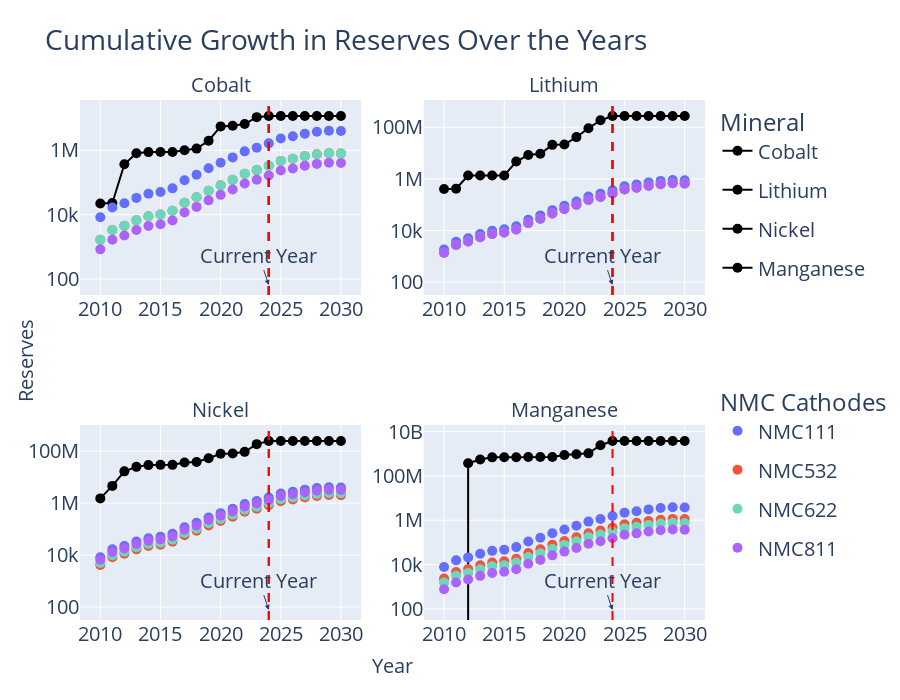

Notebook code for this chart:
### Code cell
nmc_cathodes = ["NMC111", "NMC532", "NMC622", "NMC811"]
lib_cathodes = ['LiFePO4', 'LiCoO2', 'LiCo2O4','LiTiS2','LiMn2O4', 'LiMnO2','LiNiO2','LiNiCoAlO2(0.8:0.15:0.05)']
mineral_colors =  ['#636efa','#EF553B', "#6cd7ba", '#ab63fa']
nmc_colors = dict(zip(nmc_cathodes, mineral_colors))

plot_cathodes(D, demand_by_cathode, nmc_cathodes, "NMC Cathodes", cathode_colors=nmc_colors, offset=0.1)

### Figure 1 — Plotly figure (JSON) as saved in the notebook; plotly's stock layout.template omitted (floating-point values rounded to 4 significant figures)
{"data": [{"legend": "legend", "legendgroup": "Cobalt", "marker": {"color": "black", "size": 10}, "mode": "lines+markers", "name": "Cobalt", "showlegend": true, "type": "scatter", "x": [2010, 2011, 2012, 2013, 2014, 2015, 2016, 2017, 2018, 2019, 2020, 2021, 2022, 2023, 2024, 2025, 2026, 2027, 2028, 2029, 2030], "xaxis": "x", "y": [22369, 23020, 369246, 810750, 884999, 886799, 886799, 1009810, 1137085, 1996679, 5587388, 5880880, 6602558, 10834781, 11762492, 11762492, 11762492, 11762492, 11762492, 11762492, 11762492], "yaxis": "y"}, {"legend": "legend2", "legendgroup": "NMC111", "marker": {"color": "#636efa", "size": 10}, "mode": "markers", "name": "NMC111", "showlegend": true, "type": "scatter", "x": [2010, 2011, 2012, 2013, 2014, 2015, 2016, 2017, 2018, 2019, 2020, 2021, 2022, 2023, 2024, 2025, 2026, 2027, 2028, 2029, 2030], "xaxis": "x", "y": [8320.0, 16640.0, 22580.0, 33280.0, 44570.0, 50510.0, 65970.0, 117700.0, 174500.0, 279100.0, 413700.0, 605100.0, 933000.0, 1218000.0, 1657000.0, 2359000.0, 2750000.0, 3316000.0, 3798000.0, 4112000.0, 4035000.0], "yaxis": "y"}, {"legend": "legend2", "legendgroup": "NMC532", "marker": {"color": "#EF553B", "size": 10}, "mode": "markers", "name": "NMC532", "showlegend": true, "type": "scatter", "x": [2010, 2011, 2012, 2013, 2014, 2015, 2016, 2017, 2018, 2019, 2020, 2021, 2022, 2023, 2024, 2025, 2026, 2027, 2028, 2029, 2030], "xaxis": "x", "y": [1664.0, 3328.0, 4517.0, 6656.0, 8914.0, 10100.0, 13190.0, 23530.0, 34910.0, 55830.0, 82740.0, 121000.0, 186600.0, 243600.0, 331500.0, 471900.0, 549900.0, 663100.0, 759700.0, 822300.0, 807000.0], "yaxis": "y"}, {"legend": "legend2", "legendgroup": "NMC622", "marker": {"color": "#6cd7ba", "size": 10}, "mode": "markers", "name": "NMC622", "showlegend": true, "type": "scatter", "x": [2010, 2011, 2012, 2013, 2014, 2015, 2016, 2017, 2018, 2019, 2020, 2021, 2022, 2023, 2024, 2025, 2026, 2027, 2028, 2029, 2030], "xaxis": "x", "y": [1664.0, 3328.0, 4517.0, 6656.0, 8914.0, 10100.0, 13190.0, 23530.0, 34910.0, 55830.0, 82740.0, 121000.0, 186600.0, 243600.0, 331500.0, 471900.0, 549900.0, 663100.0, 759700.0, 822300.0, 807000.0], "yaxis": "y"}, {"legend": "legend2", "legendgroup": "NMC811", "marker": {"color": "#ab63fa", "size": 10}, "mode": "markers", "name": "NMC811", "showlegend": true, "type": "scatter", "x": [2010, 2011, 2012, 2013, 2014, 2015, 2016, 2017, 2018, 2019, 2020, 2021, 2022, 2023, 2024, 2025, 2026, 2027, 2028, 2029, 2030], "xaxis": "x", "y": [832.0, 1664.0, 2258.0, 3328.0, 4457.0, 5051.0, 6597.0, 11770.0, 17450.0, 27910.0, 41370.0, 60510.0, 93300.0, 121800.0, 165700.0, 235900.0, 275000.0, 331600.0, 379800.0, 411200.0, 403500.0], "yaxis": "y"}, {"legend": "legend", "legendgroup": "Lithium", "marker": {"color": "black", "size": 10}, "mode": "lines+markers", "name": "Lithium", "showlegend": true, "type": "scatter", "x": [2010, 2011, 2012, 2013, 2014, 2015, 2016, 2017, 2018, 2019, 2020, 2021, 2022, 2023, 2024, 2025, 2026, 2027, 2028, 2029, 2030], "xaxis": "x2", "y": [408140, 419371, 1349320, 1349320, 1349320, 1349320, 4720420, 8410820, 9400463, 20902463, 21420563, 41718533, 92128193, 186800244, 274575585, 274575585, 274575585, 274575585, 274575585, 274575585, 274575585], "yaxis": "y2"}, {"legend": "legend2", "legendgroup": "NMC111", "marker": {"color": "#636efa", "size": 10}, "mode": "markers", "name": "NMC111", "showlegend": false, "type": "scatter", "x": [2010, 2011, 2012, 2013, 2014, 2015, 2016, 2017, 2018, 2019, 2020, 2021, 2022, 2023, 2024, 2025, 2026, 2027, 2028, 2029, 2030], "xaxis": "x2", "y": [1836.0, 3672.0, 4984.0, 7345.0, 9837.0, 11150.0, 14560.0, 25970.0, 38520.0, 61600.0, 91300.0, 133500.0, 205900.0, 268800.0, 365800.0, 520700.0, 606800.0, 731700.0, 838300.0, 907400.0, 890600.0], "yaxis": "y2"}, {"legend": "legend2", "legendgroup": "NMC532", "marker": {"color": "#EF553B", "size": 10}, "mode": "markers", "name": "NMC532", "showlegend": false, "type": "scatter", "x": [2010, 2011, 2012, 2013, 2014, 2015, 2016, 2017, 2018, 2019, 2020, 2021, 2022, 2023, 2024, 2025, 2026, 2027, 2028, 2029, 2030], "xaxis": "x2", "y": [1371.0, 2742.0, 3721.0, 5483.0, 7343.0, 8323.0, 10870.0, 19390.0, 28760.0, 45990.0, 68160.0, 99690.0, 153700.0, 200600.0, 273100.0, 388700.0, 453000.0, 546300.0, 625800.0, 677400.0, 664800.0], "yaxis": "y2"}, {"legend": "legend2", "legendgroup": "NMC622", "marker": {"color": "#6cd7ba", "size": 10}, "mode": "markers", "name": "NMC622", "showlegend": false, "type": "scatter", "x": [2010, 2011, 2012, 2013, 2014, 2015, 2016, 2017, 2018, 2019, 2020, 2021, 2022, 2023, 2024, 2025, 2026, 2027, 2028, 2029, 2030], "xaxis": "x2", "y": [1372.0, 2745.0, 3725.0, 5489.0, 7352.0, 8332.0, 10880.0, 19410.0, 28790.0, 46040.0, 68230.0, 99800.0, 153900.0, 200900.0, 273400.0, 389100.0, 453500.0, 546900.0, 626500.0, 678100.0, 665600.0], "yaxis": "y2"}, {"legend": "legend2", "legendgroup": "NMC811", "marker": {"color": "#ab63fa", "size": 10}, "mode": "markers", "name": "NMC811", "showlegend": false, "type": "scatter", "x": [2010, 2011, 2012, 2013, 2014, 2015, 2016, 2017, 2018, 2019, 2020, 2021, 2022, 2023, 2024, 2025, 2026, 2027, 2028, 2029, 2030], "xaxis": "x2", "y": [1374.0, 2747.0, 3729.0, 5495.0, 7359.0, 8340.0, 10890.0, 19430.0, 28820.0, 46090.0, 68300.0, 99910.0, 154100.0, 201100.0, 273600.0, 389500.0, 454000.0, 547400.0, 627100.0, 678800.0, 666300.0], "yaxis": "y2"}, {"legend": "legend", "legendgroup": "Nickel", "marker": {"color": "black", "size": 10}, "mode": "lines+markers", "name": "Nickel", "showlegend": true, "type": "scatter", "x": [2010, 2011, 2012, 2013, 2014, 2015, 2016, 2017, 2018, 2019, 2020, 2021, 2022, 2023, 2024, 2025, 2026, 2027, 2028, 2029, 2030], "xaxis": "x3", "y": [1518795, 4613235, 16722424, 24945407, 29137507, 29755343, 29778243, 36942666, 38277432, 53536829, 80042458, 81945795, 94343982, 186629647, 246705355, 246705355, 246705355, 246705355, 246705355, 246705355, 246705355], "yaxis": "y3"}, {"legend": "legend2", "legendgroup": "NMC111", "marker": {"color": "#636efa", "size": 10}, "mode": "markers", "name": "NMC111", "showlegend": false, "type": "scatter", "x": [2010, 2011, 2012, 2013, 2014, 2015, 2016, 2017, 2018, 2019, 2020, 2021, 2022, 2023, 2024, 2025, 2026, 2027, 2028, 2029, 2030], "xaxis": "x3", "y": [8286.0, 16570.0, 22490.0, 33140.0, 44390.0, 50310.0, 65700.0, 117200.0, 173800.0, 278000.0, 412000.0, 602600.0, 929200.0, 1213000.0, 1651000.0, 2350000.0, 2739000.0, 3302000.0, 3783000.0, 4095000.0, 4019000.0], "yaxis": "y3"}, {"legend": "legend2", "legendgroup": "NMC532", "marker": {"color": "#EF553B", "size": 10}, "mode": "markers", "name": "NMC532", "showlegend": false, "type": "scatter", "x": [2010, 2011, 2012, 2013, 2014, 2015, 2016, 2017, 2018, 2019, 2020, 2021, 2022, 2023, 2024, 2025, 2026, 2027, 2028, 2029, 2030], "xaxis": "x3", "y": [4143.0, 8286.0, 11250.0, 16570.0, 22200.0, 25150.0, 32850.0, 58600.0, 86920.0, 139000.0, 206000.0, 301300.0, 464600.0, 606400.0, 825300.0, 1175000.0, 1369000.0, 1651000.0, 1891000.0, 2047000.0, 2009000.0], "yaxis": "y3"}, {"legend": "legend2", "legendgroup": "NMC622", "marker": {"color": "#6cd7ba", "size": 10}, "mode": "markers", "name": "NMC622", "showlegend": false, "type": "scatter", "x": [2010, 2011, 2012, 2013, 2014, 2015, 2016, 2017, 2018, 2019, 2020, 2021, 2022, 2023, 2024, 2025, 2026, 2027, 2028, 2029, 2030], "xaxis": "x3", "y": [4972.0, 9943.0, 13490.0, 19890.0, 26630.0, 30190.0, 39420.0, 70310.0, 104300.0, 166800.0, 247200.0, 361600.0, 557500.0, 727700.0, 990400.0, 1410000.0, 1643000.0, 1981000.0, 2270000.0, 2457000.0, 2411000.0], "yaxis": "y3"}, {"legend": "legend2", "legendgroup": "NMC811", "marker": {"color": "#ab63fa", "size": 10}, "mode": "markers", "name": "NMC811", "showlegend": false, "type": "scatter", "x": [2010, 2011, 2012, 2013, 2014, 2015, 2016, 2017, 2018, 2019, 2020, 2021, 2022, 2023, 2024, 2025, 2026, 2027, 2028, 2029, 2030], "xaxis": "x3", "y": [6629.0, 13260.0, 17990.0, 26520.0, 35510.0, 40250.0, 52560.0, 93750.0, 139100.0, 222400.0, 329600.0, 482100.0, 743400.0, 970300.0, 1321000.0, 1880000.0, 2191000.0, 2642000.0, 3026000.0, 3276000.0, 3215000.0], "yaxis": "y3"}, {"legend": "legend", "legendgroup": "Manganese", "marker": {"color": "black", "size": 10}, "mode": "lines+markers", "name": "Manganese", "showlegend": true, "type": "scatter", "x": [2010, 2011, 2012, 2013, 2014, 2015, 2016, 2017, 2018, 2019, 2020, 2021, 2022, 2023, 2024, 2025, 2026, 2027, 2028, 2029, 2030], "xaxis": "x4", "y": [0, 0, 370883000, 550883000, 686371474, 700341474, 700341474, 709641474, 709641474, 717441474, 885101474, 950251474, 1040071474, 2432587027, 3757622411, 3757622411, 3757622411, 3757622411, 3757622411, 3757622411, 3757622411], "yaxis": "y4"}, {"legend": "legend2", "legendgroup": "NMC111", "marker": {"color": "#636efa", "size": 10}, "mode": "markers", "name": "NMC111", "showlegend": false, "type": "scatter", "x": [2010, 2011, 2012, 2013, 2014, 2015, 2016, 2017, 2018, 2019, 2020, 2021, 2022, 2023, 2024, 2025, 2026, 2027, 2028, 2029, 2030], "xaxis": "x4", "y": [7756.0, 15510.0, 21050.0, 31020.0, 41550.0, 47090.0, 61490.0, 109700.0, 162700.0, 260200.0, 385600.0, 564100.0, 869800.0, 1135000.0, 1545000.0, 2199000.0, 2563000.0, 3091000.0, 3541000.0, 3833000.0, 3762000.0], "yaxis": "y4"}, {"legend": "legend2", "legendgroup": "NMC532", "marker": {"color": "#EF553B", "size": 10}, "mode": "markers", "name": "NMC532", "showlegend": false, "type": "scatter", "x": [2010, 2011, 2012, 2013, 2014, 2015, 2016, 2017, 2018, 2019, 2020, 2021, 2022, 2023, 2024, 2025, 2026, 2027, 2028, 2029, 2030], "xaxis": "x4", "y": [2327.0, 4654.0, 6316.0, 9307.0, 12470.0, 14130.0, 18450.0, 32910.0, 48810.0, 78060.0, 115700.0, 169200.0, 260900.0, 340600.0, 463500.0, 659800.0, 769000.0, 927300.0, 1062000.0, 1150000.0, 1129000.0], "yaxis": "y4"}, {"legend": "legend2", "legendgroup": "NMC622", "marker": {"color": "#6cd7ba", "size": 10}, "mode": "markers", "name": "NMC622", "showlegend": false, "type": "scatter", "x": [2010, 2011, 2012, 2013, 2014, 2015, 2016, 2017, 2018, 2019, 2020, 2021, 2022, 2023, 2024, 2025, 2026, 2027, 2028, 2029, 2030], "xaxis": "x4", "y": [1551.0, 3102.0, 4210.0, 6205.0, 8310.0, 9418.0, 12300.0, 21940.0, 32540.0, 52040.0, 77130.0, 112800.0, 174000.0, 227000.0, 309000.0, 439900.0, 512700.0, 618200.0, 708200.0, 766600.0, 752300.0], "yaxis": "y4"}, {"legend": "legend2", "legendgroup": "NMC811", "marker": {"color": "#ab63fa", "size": 10}, "mode": "markers", "name": "NMC811", "showlegend": false, "type": "scatter", "x": [2010, 2011, 2012, 2013, 2014, 2015, 2016, 2017, 2018, 2019, 2020, 2021, 2022, 2023, 2024, 2025, 2026, 2027, 2028, 2029, 2030], "xaxis": "x4", "y": [775.6, 1551.0, 2105.0, 3102.0, 4155.0, 4709.0, 6149.0, 10970.0, 16270.0, 26020.0, 38560.0, 56410.0, 86980.0, 113500.0, 154500.0, 219900.0, 256300.0, 309100.0, 354100.0, 383300.0, 376200.0], "yaxis": "y4"}], "layout": {"annotations": [{"font": {"size": 20}, "showarrow": false, "text": "Cobalt", "x": 0.225, "xanchor": "center", "xref": "paper", "y": 1, "yanchor": "bottom", "yref": "paper"}, {"font": {"size": 20}, "showarrow": false, "text": "Lithium", "x": 0.775, "xanchor": "center", "xref": "paper", "y": 1, "yanchor": "bottom", "yref": "paper"}, {"font": {"size": 20}, "showarrow": false, "text": "Nickel", "x": 0.225, "xanchor": "center", "xref": "paper", "y": 0.375, "yanchor": "bottom", "yref": "paper"}, {"font": {"size": 20}, "showarrow": false, "text": "Manganese", "x": 0.775, "xanchor": "center", "xref": "paper", "y": 0.375, "yanchor": "bottom", "yref": "paper"}, {"font": {"size": 20}, "showarrow": false, "text": "Year", "x": 0.5, "xanchor": "center", "xref": "paper", "y": 0, "yanchor": "top", "yref": "paper", "yshift": -30}, {"font": {"size": 20}, "showarrow": false, "text": "Reserves", "textangle": -90, "x": 0, "xanchor": "right", "xref": "paper", "xshift": -40, "y": 0.5, "yanchor": "middle", "yref": "paper"}, {"arrowhead": 2, "font": {"size": 20}, "showarrow": true, "text": "Current Year", "x": 2024, "xref": "x", "yref": "y", "yshift": 10}, {"arrowhead": 2, "font": {"size": 20}, "showarrow": true, "text": "Current Year", "x": 2024, "xref": "x2", "yref": "y2", "yshift": 10}, {"arrowhead": 2, "font": {"size": 20}, "showarrow": true, "text": "Current Year", "x": 2024, "xref": "x3", "yref": "y3", "yshift": 10}, {"arrowhead": 2, "font": {"size": 20}, "showarrow": true, "text": "Current Year", "x": 2024, "xref": "x4", "yref": "y4", "yshift": 10}], "font": {"size": 20}, "height": 700, "legend": {"title": {"text": "Mineral"}}, "legend2": {"title": {"text": "NMC Cathodes"}, "y": 0.1}, "shapes": [{"line": {"color": "red", "dash": "dash"}, "type": "line", "x0": 2024, "x1": 2024, "xref": "x", "y0": 0, "y1": 1, "yref": "y domain"}, {"line": {"color": "red", "dash": "dash"}, "type": "line", "x0": 2024, "x1": 2024, "xref": "x", "y0": 0, "y1": 1, "yref": "y domain"}, {"line": {"color": "red", "dash": "dash"}, "type": "line", "x0": 2024, "x1": 2024, "xref": "x2", "y0": 0, "y1": 1, "yref": "y2 domain"}, {"line": {"color": "red", "dash": "dash"}, "type": "line", "x0": 2024, "x1": 2024, "xref": "x", "y0": 0, "y1": 1, "yref": "y domain"}, {"line": {"color": "red", "dash": "dash"}, "type": "line", "x0": 2024, "x1": 2024, "xref": "x2", "y0": 0, "y1": 1, "yref": "y2 domain"}, {"line": {"color": "red", "dash": "dash"}, "type": "line", "x0": 2024, "x1": 2024, "xref": "x3", "y0": 0, "y1": 1, "yref": "y3 domain"}, {"line": {"color": "red", "dash": "dash"}, "type": "line", "x0": 2024, "x1": 2024, "xref": "x", "y0": 0, "y1": 1, "yref": "y domain"}, {"line": {"color": "red", "dash": "dash"}, "type": "line", "x0": 2024, "x1": 2024, "xref": "x2", "y0": 0, "y1": 1, "yref": "y2 domain"}, {"line": {"color": "red", "dash": "dash"}, "type": "line", "x0": 2024, "x1": 2024, "xref": "x3", "y0": 0, "y1": 1, "yref": "y3 domain"}, {"line": {"color": "red", "dash": "dash"}, "type": "line", "x0": 2024, "x1": 2024, "xref": "x4", "y0": 0, "y1": 1, "yref": "y4 domain"}], "showlegend": true, "title": {"text": "Cumulative Growth in Reserves Over the Years"}, "xaxis": {"anchor": "y", "domain": [0, 0.45]}, "xaxis2": {"anchor": "y2", "domain": [0.55, 1]}, "xaxis3": {"anchor": "y3", "domain": [0, 0.45]}, "xaxis4": {"anchor": "y4", "domain": [0.55, 1]}, "yaxis": {"anchor": "x", "domain": [0.625, 1], "type": "log"}, "yaxis2": {"anchor": "x2", "domain": [0.625, 1], "type": "log"}, "yaxis3": {"anchor": "x3", "domain": [0, 0.375], "type": "log"}, "yaxis4": {"anchor": "x4", "domain": [0, 0.375], "type": "log"}}}
